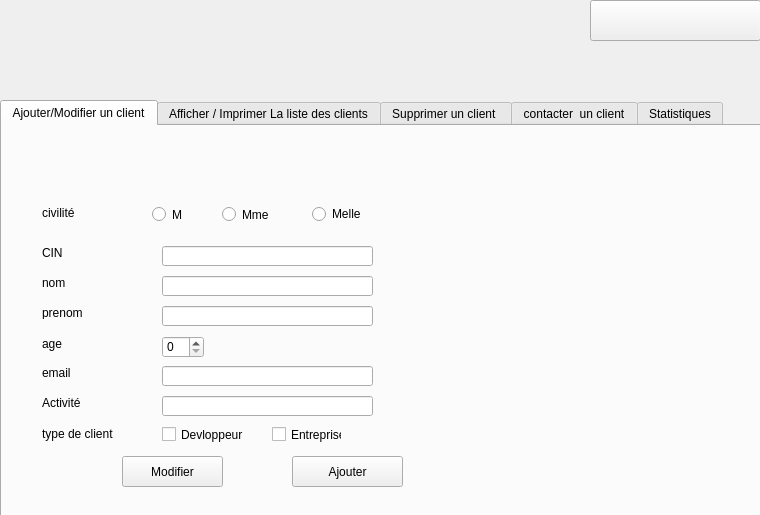
<?xml version="1.0" encoding="UTF-8"?>
<ui version="4.0">
 <class>menu</class>
 <widget class="QWidget" name="menu">
  <property name="geometry">
   <rect>
    <x>0</x>
    <y>0</y>
    <width>760</width>
    <height>515</height>
   </rect>
  </property>
  <property name="windowTitle">
   <string>bienvenue !!!</string>
  </property>
  <property name="windowIcon">
   <iconset resource="resources.qrc">
    <normaloff>:/new/prefix1/C:/Users/hadhoud/Downloads/android takeover (1).jpg</normaloff>:/new/prefix1/C:/Users/hadhoud/Downloads/android takeover (1).jpg</iconset>
  </property>
  <property name="styleSheet">
   <string notr="true"/>
  </property>
  <widget class="QTabWidget" name="tabWidget">
   <property name="geometry">
    <rect>
     <x>0</x>
     <y>100</y>
     <width>761</width>
     <height>431</height>
    </rect>
   </property>
   <property name="styleSheet">
    <string notr="true"/>
   </property>
   <property name="currentIndex">
    <number>0</number>
   </property>
   <property name="Statistiques" stdset="0">
    <string notr="true"/>
   </property>
   <widget class="QWidget" name="tab">
    <attribute name="title">
     <string>Ajouter/Modifier un client</string>
    </attribute>
    <widget class="QRadioButton" name="radioButton">
     <property name="geometry">
      <rect>
       <x>150</x>
       <y>80</y>
       <width>82</width>
       <height>17</height>
      </rect>
     </property>
     <property name="text">
      <string>M</string>
     </property>
    </widget>
    <widget class="QRadioButton" name="radioButton_2">
     <property name="geometry">
      <rect>
       <x>220</x>
       <y>80</y>
       <width>82</width>
       <height>17</height>
      </rect>
     </property>
     <property name="text">
      <string>Mme</string>
     </property>
    </widget>
    <widget class="QRadioButton" name="radioButton_3">
     <property name="geometry">
      <rect>
       <x>310</x>
       <y>80</y>
       <width>71</width>
       <height>16</height>
      </rect>
     </property>
     <property name="text">
      <string>Melle</string>
     </property>
    </widget>
    <widget class="QLabel" name="label_8">
     <property name="geometry">
      <rect>
       <x>40</x>
       <y>80</y>
       <width>46</width>
       <height>13</height>
      </rect>
     </property>
     <property name="text">
      <string>civilité</string>
     </property>
    </widget>
    <widget class="QLabel" name="label_2">
     <property name="geometry">
      <rect>
       <x>40</x>
       <y>120</y>
       <width>46</width>
       <height>13</height>
      </rect>
     </property>
     <property name="text">
      <string>CIN</string>
     </property>
    </widget>
    <widget class="QLabel" name="label_3">
     <property name="geometry">
      <rect>
       <x>40</x>
       <y>150</y>
       <width>46</width>
       <height>13</height>
      </rect>
     </property>
     <property name="text">
      <string>nom </string>
     </property>
    </widget>
    <widget class="QLabel" name="label_4">
     <property name="geometry">
      <rect>
       <x>40</x>
       <y>180</y>
       <width>46</width>
       <height>13</height>
      </rect>
     </property>
     <property name="text">
      <string>prenom</string>
     </property>
    </widget>
    <widget class="QLabel" name="label_5">
     <property name="geometry">
      <rect>
       <x>40</x>
       <y>240</y>
       <width>46</width>
       <height>13</height>
      </rect>
     </property>
     <property name="text">
      <string>email</string>
     </property>
    </widget>
    <widget class="QLabel" name="label_6">
     <property name="geometry">
      <rect>
       <x>40</x>
       <y>210</y>
       <width>51</width>
       <height>16</height>
      </rect>
     </property>
     <property name="text">
      <string>age</string>
     </property>
    </widget>
    <widget class="QLabel" name="label_7">
     <property name="geometry">
      <rect>
       <x>40</x>
       <y>300</y>
       <width>71</width>
       <height>16</height>
      </rect>
     </property>
     <property name="text">
      <string>type de client </string>
     </property>
    </widget>
    <widget class="QCheckBox" name="checkBox">
     <property name="geometry">
      <rect>
       <x>160</x>
       <y>300</y>
       <width>91</width>
       <height>17</height>
      </rect>
     </property>
     <property name="text">
      <string>Devloppeur</string>
     </property>
    </widget>
    <widget class="QCheckBox" name="checkBox_2">
     <property name="geometry">
      <rect>
       <x>270</x>
       <y>300</y>
       <width>70</width>
       <height>17</height>
      </rect>
     </property>
     <property name="text">
      <string>Entreprise</string>
     </property>
    </widget>
    <widget class="QLineEdit" name="lineEdit">
     <property name="geometry">
      <rect>
       <x>160</x>
       <y>120</y>
       <width>211</width>
       <height>20</height>
      </rect>
     </property>
     <property name="styleSheet">
      <string notr="true"/>
     </property>
    </widget>
    <widget class="QLineEdit" name="lineEdit_2">
     <property name="geometry">
      <rect>
       <x>160</x>
       <y>150</y>
       <width>211</width>
       <height>20</height>
      </rect>
     </property>
    </widget>
    <widget class="QLineEdit" name="lineEdit_3">
     <property name="geometry">
      <rect>
       <x>160</x>
       <y>180</y>
       <width>211</width>
       <height>20</height>
      </rect>
     </property>
     <property name="palette">
      <palette>
       <active/>
       <inactive/>
       <disabled/>
      </palette>
     </property>
     <property name="layoutDirection">
      <enum>Qt::LeftToRight</enum>
     </property>
     <property name="autoFillBackground">
      <bool>false</bool>
     </property>
    </widget>
    <widget class="QLineEdit" name="lineEdit_4">
     <property name="geometry">
      <rect>
       <x>160</x>
       <y>240</y>
       <width>211</width>
       <height>20</height>
      </rect>
     </property>
    </widget>
    <widget class="QSpinBox" name="spinBox_3">
     <property name="geometry">
      <rect>
       <x>160</x>
       <y>210</y>
       <width>42</width>
       <height>22</height>
      </rect>
     </property>
    </widget>
    <widget class="QLabel" name="label_20">
     <property name="geometry">
      <rect>
       <x>40</x>
       <y>270</y>
       <width>46</width>
       <height>13</height>
      </rect>
     </property>
     <property name="text">
      <string>Activité</string>
     </property>
    </widget>
    <widget class="QLineEdit" name="lineEdit_12">
     <property name="geometry">
      <rect>
       <x>160</x>
       <y>270</y>
       <width>211</width>
       <height>20</height>
      </rect>
     </property>
    </widget>
    <widget class="QPushButton" name="ajouter">
     <property name="enabled">
      <bool>true</bool>
     </property>
     <property name="geometry">
      <rect>
       <x>290</x>
       <y>330</y>
       <width>111</width>
       <height>31</height>
      </rect>
     </property>
     <property name="mouseTracking">
      <bool>true</bool>
     </property>
     <property name="styleSheet">
      <string notr="true"/>
     </property>
     <property name="text">
      <string>Ajouter</string>
     </property>
     <property name="icon">
      <iconset>
       <normaloff>image/1450942_1415772515321220_605390347_s.jpg</normaloff>image/1450942_1415772515321220_605390347_s.jpg</iconset>
     </property>
     <property name="checkable">
      <bool>false</bool>
     </property>
     <property name="checked">
      <bool>false</bool>
     </property>
     <property name="autoRepeat">
      <bool>false</bool>
     </property>
     <property name="autoExclusive">
      <bool>false</bool>
     </property>
    </widget>
    <widget class="QPushButton" name="modification">
     <property name="geometry">
      <rect>
       <x>120</x>
       <y>330</y>
       <width>101</width>
       <height>31</height>
      </rect>
     </property>
     <property name="styleSheet">
      <string notr="true"/>
     </property>
     <property name="text">
      <string>Modifier</string>
     </property>
     <property name="icon">
      <iconset>
       <normaloff>image/1471273_1415772591987879_960258490_s.jpg</normaloff>image/1471273_1415772591987879_960258490_s.jpg</iconset>
     </property>
    </widget>
    <widget class="QLabel" name="label_10">
     <property name="geometry">
      <rect>
       <x>0</x>
       <y>-20</y>
       <width>771</width>
       <height>431</height>
      </rect>
     </property>
     <property name="text">
      <string/>
     </property>
     <property name="pixmap">
      <pixmap resource="resources.qrc">:/new/prefix1/C:/Users/hadhoud/Desktop/Untitled-1.png</pixmap>
     </property>
    </widget>
    <zorder>label_10</zorder>
    <zorder>radioButton</zorder>
    <zorder>radioButton_2</zorder>
    <zorder>radioButton_3</zorder>
    <zorder>label_8</zorder>
    <zorder>label_2</zorder>
    <zorder>label_3</zorder>
    <zorder>label_4</zorder>
    <zorder>label_5</zorder>
    <zorder>label_6</zorder>
    <zorder>label_7</zorder>
    <zorder>checkBox</zorder>
    <zorder>checkBox_2</zorder>
    <zorder>lineEdit</zorder>
    <zorder>lineEdit_2</zorder>
    <zorder>lineEdit_3</zorder>
    <zorder>lineEdit_4</zorder>
    <zorder>spinBox_3</zorder>
    <zorder>label_20</zorder>
    <zorder>lineEdit_12</zorder>
    <zorder>ajouter</zorder>
    <zorder>modification</zorder>
   </widget>
   <widget class="QWidget" name="tab_3">
    <attribute name="title">
     <string>Afficher / Imprimer La liste des clients</string>
    </attribute>
    <widget class="QTableView" name="tableView_2">
     <property name="geometry">
      <rect>
       <x>110</x>
       <y>50</y>
       <width>481</width>
       <height>281</height>
      </rect>
     </property>
     <property name="styleSheet">
      <string notr="true">background-image: url(:/new/prefix1/C:/Users/hadhoud/Desktop/2013-Land-Rover-Range-Rover.jpg);</string>
     </property>
    </widget>
    <widget class="QPushButton" name="load_table_2">
     <property name="geometry">
      <rect>
       <x>110</x>
       <y>340</y>
       <width>171</width>
       <height>31</height>
      </rect>
     </property>
     <property name="styleSheet">
      <string notr="true"> QPushButton#load_table {
     background-color: red;
     border-width: 2px;
     border-color: beige;
     min-width: 10em;
     padding: 6px;
 }

</string>
     </property>
     <property name="text">
      <string>Actualiser la liste des clients</string>
     </property>
     <property name="icon">
      <iconset>
       <normaloff>image/581998_1415772538654551_1881795736_t.jpg</normaloff>image/581998_1415772538654551_1881795736_t.jpg</iconset>
     </property>
    </widget>
    <widget class="QLabel" name="label_12">
     <property name="geometry">
      <rect>
       <x>0</x>
       <y>0</y>
       <width>761</width>
       <height>411</height>
      </rect>
     </property>
     <property name="text">
      <string/>
     </property>
     <property name="pixmap">
      <pixmap resource="resources.qrc">:/new/prefix1/C:/Users/hadhoud/Desktop/Untitled-1.png</pixmap>
     </property>
    </widget>
    <widget class="QPushButton" name="pushButton_6">
     <property name="geometry">
      <rect>
       <x>420</x>
       <y>340</y>
       <width>171</width>
       <height>31</height>
      </rect>
     </property>
     <property name="text">
      <string>imprimer La Liste des clients</string>
     </property>
     <property name="icon">
      <iconset>
       <normaloff>C:/Users/hadhoud/Desktop/pdf.jpg</normaloff>C:/Users/hadhoud/Desktop/pdf.jpg</iconset>
     </property>
    </widget>
    <zorder>label_12</zorder>
    <zorder>tableView_2</zorder>
    <zorder>load_table_2</zorder>
    <zorder>pushButton_6</zorder>
   </widget>
   <widget class="QWidget" name="tab_2">
    <attribute name="title">
     <string>Supprimer un client </string>
    </attribute>
    <widget class="QLabel" name="label_9">
     <property name="geometry">
      <rect>
       <x>50</x>
       <y>40</y>
       <width>151</width>
       <height>21</height>
      </rect>
     </property>
     <property name="text">
      <string/>
     </property>
    </widget>
    <widget class="QLabel" name="label">
     <property name="geometry">
      <rect>
       <x>530</x>
       <y>90</y>
       <width>161</width>
       <height>20</height>
      </rect>
     </property>
     <property name="styleSheet">
      <string notr="true"/>
     </property>
     <property name="text">
      <string>chercher le  CIN qui on supprimer</string>
     </property>
    </widget>
    <widget class="QLineEdit" name="lineEdit_10">
     <property name="geometry">
      <rect>
       <x>530</x>
       <y>130</y>
       <width>191</width>
       <height>20</height>
      </rect>
     </property>
    </widget>
    <widget class="QPushButton" name="delete_2">
     <property name="geometry">
      <rect>
       <x>610</x>
       <y>170</y>
       <width>101</width>
       <height>31</height>
      </rect>
     </property>
     <property name="styleSheet">
      <string notr="true"/>
     </property>
     <property name="text">
      <string>Supprimer</string>
     </property>
     <property name="icon">
      <iconset>
       <normaloff>image/1459083_1415772488654556_404435789_t.jpg</normaloff>image/1459083_1415772488654556_404435789_t.jpg</iconset>
     </property>
    </widget>
    <widget class="Line" name="line">
     <property name="geometry">
      <rect>
       <x>490</x>
       <y>20</y>
       <width>20</width>
       <height>321</height>
      </rect>
     </property>
     <property name="orientation">
      <enum>Qt::Vertical</enum>
     </property>
    </widget>
    <widget class="QPushButton" name="load_table">
     <property name="geometry">
      <rect>
       <x>190</x>
       <y>340</y>
       <width>171</width>
       <height>31</height>
      </rect>
     </property>
     <property name="styleSheet">
      <string notr="true"/>
     </property>
     <property name="text">
      <string>Actualiser la liste des clients</string>
     </property>
     <property name="icon">
      <iconset>
       <normaloff>image/581998_1415772538654551_1881795736_t.jpg</normaloff>image/581998_1415772538654551_1881795736_t.jpg</iconset>
     </property>
    </widget>
    <widget class="QTableView" name="tableView">
     <property name="geometry">
      <rect>
       <x>10</x>
       <y>20</y>
       <width>471</width>
       <height>311</height>
      </rect>
     </property>
     <property name="styleSheet">
      <string notr="true">background-image: url(:/new/prefix1/C:/Users/hadhoud/Desktop/2013-Land-Rover-Range-Rover.jpg);</string>
     </property>
    </widget>
    <widget class="QLabel" name="label_14">
     <property name="geometry">
      <rect>
       <x>0</x>
       <y>-60</y>
       <width>1331</width>
       <height>611</height>
      </rect>
     </property>
     <property name="text">
      <string/>
     </property>
     <property name="pixmap">
      <pixmap resource="resources.qrc">:/new/prefix1/C:/Users/hadhoud/Desktop/Untitled-1.png</pixmap>
     </property>
    </widget>
    <zorder>label_14</zorder>
    <zorder>label_9</zorder>
    <zorder>label</zorder>
    <zorder>lineEdit_10</zorder>
    <zorder>delete_2</zorder>
    <zorder>line</zorder>
    <zorder>load_table</zorder>
    <zorder>tableView</zorder>
   </widget>
   <widget class="QWidget" name="tab_4">
    <attribute name="title">
     <string>contacter  un client</string>
    </attribute>
    <widget class="QLineEdit" name="lineEdit_11">
     <property name="geometry">
      <rect>
       <x>330</x>
       <y>60</y>
       <width>113</width>
       <height>20</height>
      </rect>
     </property>
    </widget>
    <widget class="QLabel" name="label_17">
     <property name="geometry">
      <rect>
       <x>260</x>
       <y>60</y>
       <width>71</width>
       <height>21</height>
      </rect>
     </property>
     <property name="text">
      <string>CIN  Client:</string>
     </property>
    </widget>
    <widget class="QPushButton" name="label_19">
     <property name="geometry">
      <rect>
       <x>280</x>
       <y>230</y>
       <width>241</width>
       <height>31</height>
      </rect>
     </property>
     <property name="styleSheet">
      <string notr="true"/>
     </property>
     <property name="text">
      <string>Envoyer</string>
     </property>
     <property name="icon">
      <iconset>
       <normaloff>C:/Users/hadhoud/Desktop/ExempleEmploye/ok.jpg</normaloff>C:/Users/hadhoud/Desktop/ExempleEmploye/ok.jpg</iconset>
     </property>
    </widget>
    <widget class="QPushButton" name="pushButton_2">
     <property name="geometry">
      <rect>
       <x>400</x>
       <y>100</y>
       <width>111</width>
       <height>31</height>
      </rect>
     </property>
     <property name="styleSheet">
      <string notr="true"/>
     </property>
     <property name="text">
      <string>Afficher</string>
     </property>
     <property name="icon">
      <iconset resource="resources.qrc">
       <normaloff>:/new/prefix1/image/1426204_1415772738654531_1287283233_s.jpg</normaloff>:/new/prefix1/image/1426204_1415772738654531_1287283233_s.jpg</iconset>
     </property>
    </widget>
    <widget class="QLabel" name="label_13">
     <property name="geometry">
      <rect>
       <x>0</x>
       <y>-20</y>
       <width>961</width>
       <height>451</height>
      </rect>
     </property>
     <property name="text">
      <string/>
     </property>
     <property name="pixmap">
      <pixmap resource="resources.qrc">:/new/prefix1/C:/Users/hadhoud/Desktop/Untitled-1.png</pixmap>
     </property>
    </widget>
    <widget class="QListView" name="tableView_4">
     <property name="geometry">
      <rect>
       <x>260</x>
       <y>160</y>
       <width>256</width>
       <height>41</height>
      </rect>
     </property>
    </widget>
    <zorder>label_13</zorder>
    <zorder>lineEdit_11</zorder>
    <zorder>label_17</zorder>
    <zorder>label_19</zorder>
    <zorder>pushButton_2</zorder>
    <zorder>tableView_4</zorder>
   </widget>
   <widget class="QWidget" name="tab_5">
    <attribute name="title">
     <string>Statistiques</string>
    </attribute>
    <widget class="QLabel" name="label_16">
     <property name="geometry">
      <rect>
       <x>0</x>
       <y>-20</y>
       <width>961</width>
       <height>451</height>
      </rect>
     </property>
     <property name="text">
      <string/>
     </property>
     <property name="pixmap">
      <pixmap resource="resources.qrc">:/new/prefix1/C:/Users/hadhoud/Desktop/Untitled-1.png</pixmap>
     </property>
    </widget>
    <widget class="QPushButton" name="pushButton_7">
     <property name="geometry">
      <rect>
       <x>270</x>
       <y>310</y>
       <width>151</width>
       <height>31</height>
      </rect>
     </property>
     <property name="text">
      <string>Le produit le moins chére</string>
     </property>
     <property name="icon">
      <iconset resource="resources.qrc">
       <normaloff>:/new/prefix1/image/1393886_1415772731987865_1761438597_t.jpg</normaloff>:/new/prefix1/image/1393886_1415772731987865_1761438597_t.jpg</iconset>
     </property>
    </widget>
    <widget class="QPushButton" name="pushButton_8">
     <property name="geometry">
      <rect>
       <x>100</x>
       <y>310</y>
       <width>151</width>
       <height>31</height>
      </rect>
     </property>
     <property name="text">
      <string>Le produit le plus chére</string>
     </property>
     <property name="icon">
      <iconset resource="resources.qrc">
       <normaloff>:/new/prefix1/image/1460017_1415772598654545_2058949048_n.jpg</normaloff>:/new/prefix1/image/1460017_1415772598654545_2058949048_n.jpg</iconset>
     </property>
    </widget>
    <widget class="QPushButton" name="pushButton_9">
     <property name="geometry">
      <rect>
       <x>440</x>
       <y>310</y>
       <width>141</width>
       <height>31</height>
      </rect>
     </property>
     <property name="text">
      <string>Le produit plus vendus</string>
     </property>
     <property name="icon">
      <iconset resource="resources.qrc">
       <normaloff>:/new/prefix1/image/1460096_1415772768654528_694278824_n.jpg</normaloff>:/new/prefix1/image/1460096_1415772768654528_694278824_n.jpg</iconset>
     </property>
    </widget>
    <widget class="QTableView" name="tableView_3">
     <property name="geometry">
      <rect>
       <x>100</x>
       <y>70</y>
       <width>481</width>
       <height>231</height>
      </rect>
     </property>
     <property name="styleSheet">
      <string notr="true">border-image: url(:/new/prefix3/amine/depositphotos_2609430-Business-finance-chart-graph-diagram.jpg);</string>
     </property>
    </widget>
   </widget>
  </widget>
  <widget class="QLabel" name="label_11">
   <property name="geometry">
    <rect>
     <x>-160</x>
     <y>-340</y>
     <width>1121</width>
     <height>631</height>
    </rect>
   </property>
   <property name="text">
    <string/>
   </property>
   <property name="pixmap">
    <pixmap resource="resources.qrc">:/new/prefix1/C:/Users/hadhoud/Downloads/android takeover (1).jpg</pixmap>
   </property>
  </widget>
  <widget class="QPushButton" name="pushButton_11">
   <property name="geometry">
    <rect>
     <x>590</x>
     <y>0</y>
     <width>171</width>
     <height>41</height>
    </rect>
   </property>
   <property name="styleSheet">
    <string notr="true">background-image: url(:/new/prefix1/image/deconnexion (1).png);</string>
   </property>
   <property name="text">
    <string/>
   </property>
  </widget>
  <zorder>label_11</zorder>
  <zorder>tabWidget</zorder>
  <zorder>pushButton_11</zorder>
 </widget>
 <resources>
  <include location="resources.qrc"/>
 </resources>
 <connections/>
</ui>
